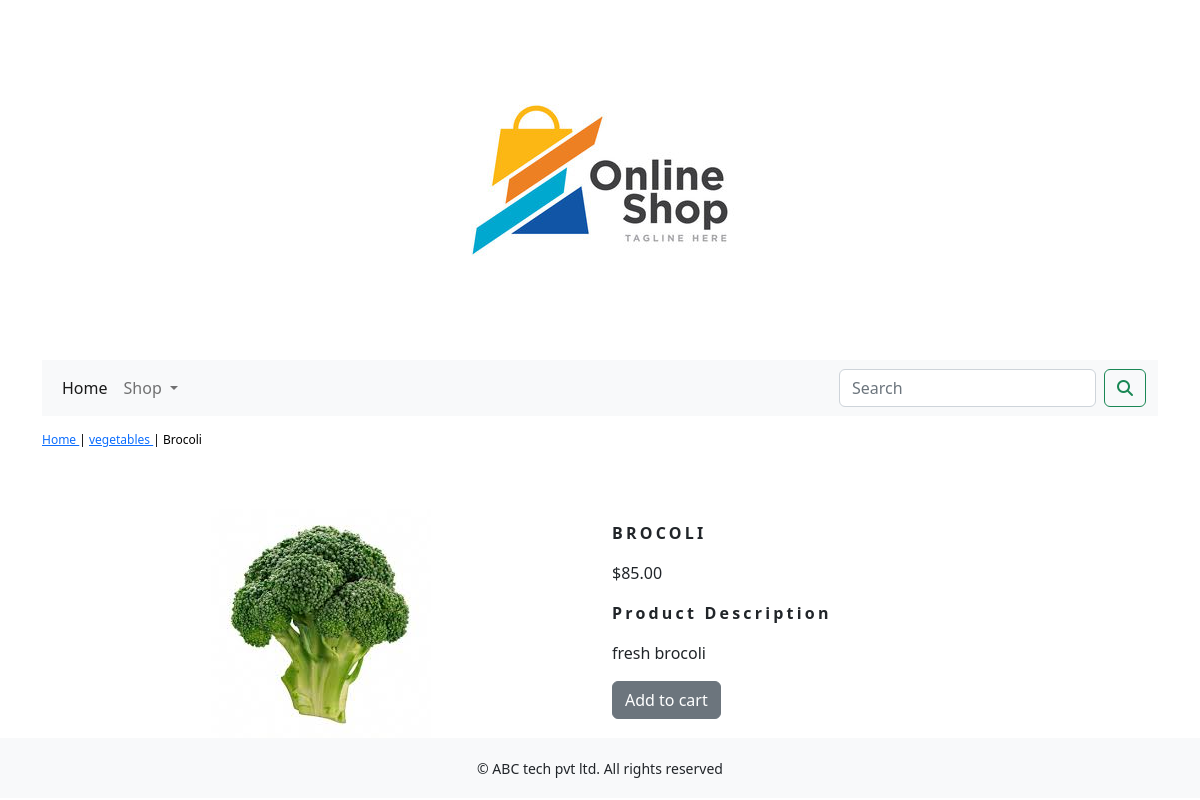
Page /shop/vegetables/brocoli/ on the committed database.
### shopapp/models.py (models this page shows, shortened)
class Product(models.Model):
    name = models.CharField(max_length=250, unique=True)
    slug = models.SlugField(max_length=250, unique=True)
    description = models.TextField(blank=True)
    price = models.DecimalField(max_digits=10, decimal_places=2)
    category = models.ForeignKey(Category, on_delete=models.CASCADE)
    image = models.ImageField(upload_to='product', blank=True)
    stock = models.IntegerField()
    available = models.BooleanField(default=True)
    created = models.DateTimeField(auto_now_add=True)
    updated = models.DateTimeField(auto_now=True)
    class Meta:
        ordering = ('name',)
        verbose_name = 'product'
        verbose_name_plural = 'products'

class Category(models.Model):
    name = models.CharField(max_length=250, unique=True)
    slug = models.SlugField(max_length=250, unique=True)
    description = models.TextField(blank=True)
    image = models.ImageField(upload_to='category', blank=True)
    class Meta:
        ordering = ('name',)
        verbose_name = 'category'
        verbose_name_plural = 'categories'
    def get_url(self):
        return reverse('shop:product_by_category',args=[self.slug])
    def __str__(self):
        return '{}'.format(self.name)

### shopapp/views.py (the view)
# urls.py: path('<slug:c_slug>/<slug:product_slug>/',views.proDetail, name='prodCatdetail')
def proDetail(request, c_slug, product_slug):
    try:
        product = Product.objects.get(category__slug=c_slug, slug=product_slug)
    except Exception as e:
        raise e
    return render(request,'product.html',{'product':product})

### cart/context_processors.py (called while the page is built)
def counter(request):
    item_count = 0
    if 'admin' in request.path:
        return {}
    else:
        try:
            cart = Cart.objects.filter(cart_id=_cart_id(request))
            car_items = CartItem.objects.all().filter(cart=cart[:1])
            for cat_item in car_items:
                item_count += cat_item.quantity
        except Cart.DoesNotExist:
            item_count = 0
    return  dict(item_count=item_count)

### cart/views.py (called while the page is built)
def _cart_id(request):
    cart = request.session.session_key
    if not cart:
        cart = request.session.create()
    return cart

### shopapp/context_processors.py (called while the page is built)
def menu_links(request):
    links = Category.objects.all()
    return dict(links=links)

### template/product.html (shortened to what this page needs)
{% extends 'base.html' %}
{% load static %}
{% block content %}
<div class="row my_prod_row_class">
  <div class="mx_auto">
    <p> <a href="{% url 'shop:allProdCat' %}">Home </a> | <a href = "{{product.category.get_url}}">{{product.category}} </a> | {{product.name}}</p>
  </div>
</div>
<div class="container">
<br>
<div class="row">
    <div class="col-12 col-sm-12 col-md-12 col-lg-6 text-center">
        <div style="min-width:18rem;">
            <img src="{{product.image.url}}" alt="{{product.name}}">
        </div>
    </div>
        <div class="col-12 col-sm-12 col-md-12 col-lg-6">
            <div>
            <h4 class="my_prod_title"><b>{{product.name}}</b></h4>
            <p>${{product.price}}</p>
            <p class="my_title"><b>Product Description</b></p>
            <p class="text-justify my_prod_text">{{product.description}}</p>
            {% if product.stock <= 0 %}
                <p class="text-justify my_prod_text"><b>Out of stock</b></p>
            {% else %}
                <a class="btn btn-secondary" href="{% url 'cart:add_cart' product.id %}">Add to cart</a>
            {% endif %}
        </div>
        </div>
</div>
</div>
</div>
    {% endblock %}

### static/css/custom.css (style rules this page uses)
.my_title { font-size : 16px; text_transform : uppercase; letter-spacing: .2em; }
.my_prod_row_class { padding-top : 15px; padding-bottom : 20px; }
.my_prod_row_class .mx_auto { color : #000; font-size : 12px; text-decoration : none; }
.my_prod_title { font-size : 16px; text-transform : uppercase ; letter-spacing: .2em; padding-top: 15px; padding-bottom :10px; }
.my_prod_text { padding-right :20px; }

### rows in the picture
Product: category "vegetables", name "Brocoli", image (picture), name "BROCOLI", price "85.00", description "fresh brocoli"
